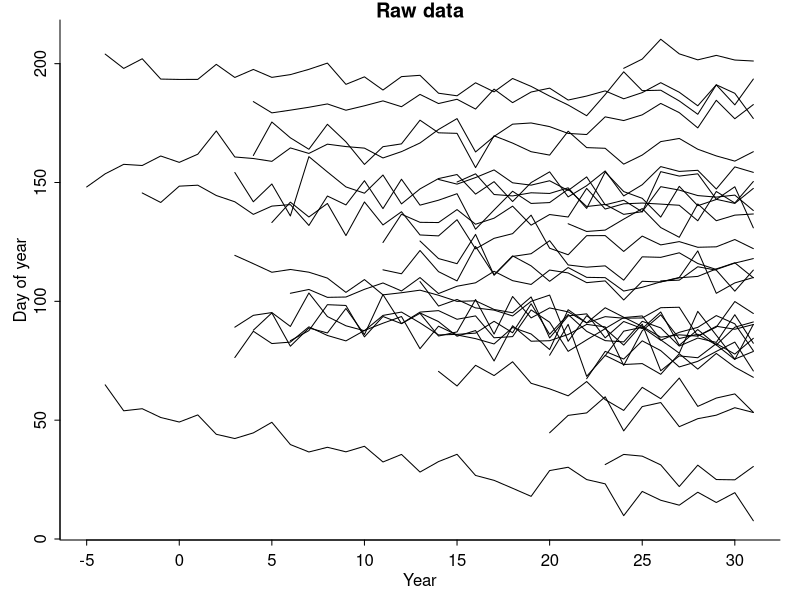
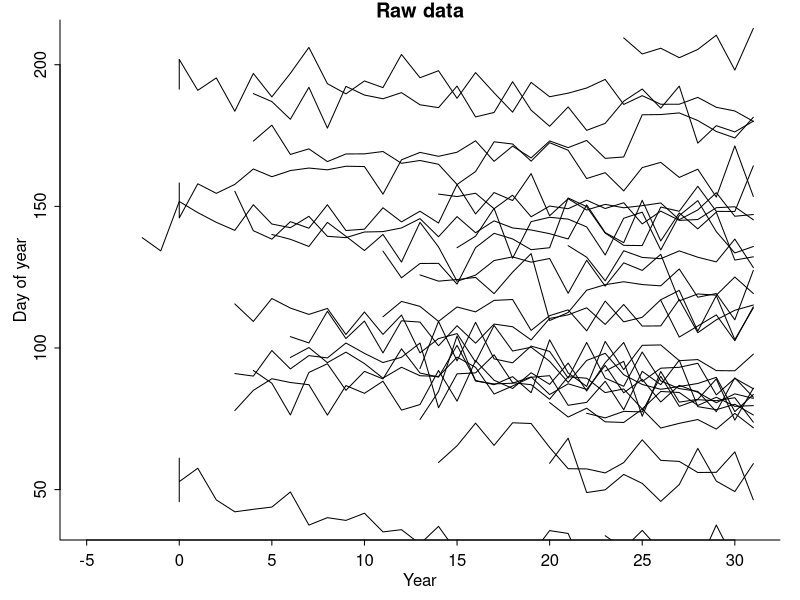

The R source for these figures, in order:
# Simulate fake data

setwd("/users/kharouba/google drive/UBC/synchrony project/analysis/stan")

# RANDOM SLOPE AND INTERCEPT MODEL #
# Create the species-level parameters
J <- 30 # number of species 
#level <- 120 # mean phenovalue and SE is 39
a <- rnorm(J, 120, 41) #species error, intercept
#trend <- rep(-0.3,J) # mean slope?; range is -1.75 to 1.21 chosen range based on slopes from synchrony_notype_hk
#sigma_trend <- rep(0.005,J)  # variance around slope? range is 0.0019-0.0096 chosen range from SE around slope from synchrony_notype_hk
b <- rnorm(J, -0.32, 0.499) #n=87 species
year_0 <- 1981 #nohinge
sigma_y<- 5 #??

# Create the data
n_data_per_species <- round(runif(J, 5, 37)) #how many years per spp
species <- rep(1:J, n_data_per_species) #nrow of dataframe
N <- length(species)
year <- rep(NA, N)
for (j in 1:J){
  year[species==j] <- rev(2013 - 1:(n_data_per_species[j]))-year_0 #from first year of study, number of years that differ from 1976, rev:like sort in descending order-HK added, series of years for each spp
}


## NO HINGE ##
ypred <- length(N) # Lizzie added
for (n in 1:N){ #actual STAN model
  s <- species[n] #sppid for each row
  ypred[n] <- a[s] + b[s]*year[n]
   }
y <- rnorm(N, ypred, sigma_y);

pdf("raw1_nohinge.pdf", height=4, width=6)
colors=c("blue", "red")
par(mar=c(3,3,1,1), mgp=c(1.5,.5,0), tck=-.01)
plot(range(year), range(y), type="n", xlab="Year", ylab="Day of year", bty="l", main="Raw data"); abline(b=0)
for (j in 1:J)
  lines(year[species==j], y[species==j])
dev.off()

### HINGE MODEL ###
for (j in 1:J){
  w<-year[species==j]<=0 # or 1981
  x<-which(w==FALSE)
  k<-length(w)-length(x)
  if (k>=5){
  	d<-year[species==j]
  	d[1:k]<-0 # or 1981
  	year[species==j]<-d
  }
  }

ypred <- length(N) # Lizzie added
for (n in 1:N){ #actual STAN model
  s <- species[n] #sppid for each row
  ypred[n] <- a[s] + b[s]*year[n]
   }
y <- rnorm(N, ypred, sigma_y);

# Plot the data
pdf("raw1_hinge.pdf", height=4, width=6)
colors=c("blue", "red")
par(mar=c(3,3,1,1), mgp=c(1.5,.5,0), tck=-.01)
plot(x=year, y=y, type="n", xlab="Year", ylab="Day of year", bty="l", main="Raw data", xlim=c(-5,31), ylim=c(39,209));
for (j in 1:J)
  lines(year[species==j], y[species==j])
dev.off()

